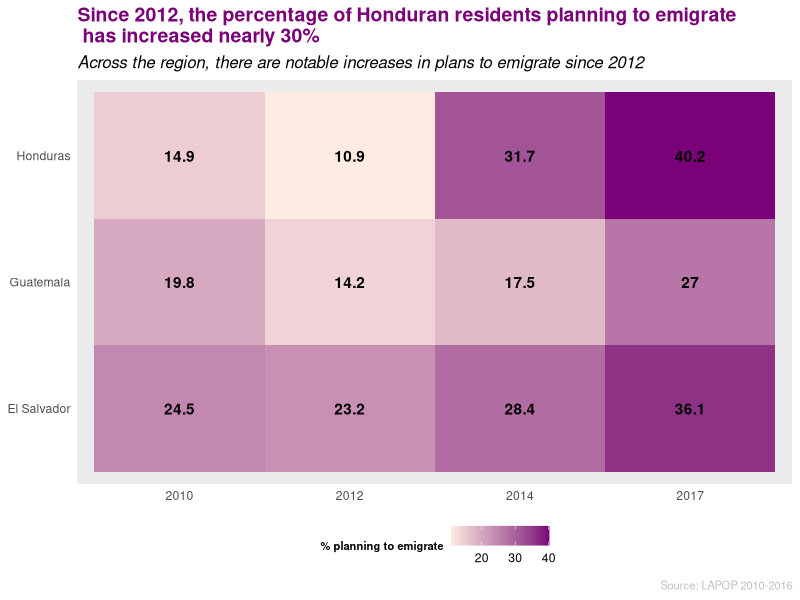

Here is the R script that generated this plot:
# Heatmap of percent of people willing to emigrate per country over time
### Might want to consider doing it for provinces

## Read in data
install.packages("ggplot2")
install.packages("tidyverse")

library(tidyverse)
library(gtools)

els <- read.csv('Data/elsLAPOP.csv', encoding = 'latin1')
guate <- read.csv('Data/guateLAPOP.csv', encoding='latin1')
hond <- read.csv('Data/hondLAPOP.csv', encoding='latin1')

els$pais[els$pais==3] <- "El Salvador"
guate$pais[guate$pais==2] <- "Guatemala"
hond$pais[hond$pais==4] <- "Honduras"

cols_to_keep <- intersect(colnames(els), colnames(guate))
g <- guate[, cols_to_keep, drop=FALSE]
e <- els[, cols_to_keep, drop=FALSE]
bind <- smartbind(g, e)
cols_to_keep <- intersect(colnames(bind), colnames(hond))
h <- hond[, cols_to_keep, drop=FALSE]
b <- bind[, cols_to_keep, drop=FALSE]
final <- smartbind(h, b)

rm(cols_to_keep, g, e, h, b, bind)

## Get the data ready: Year, Country, and Percent Wanting to Emigrate

inter <- final %>% 
  select(year, pais, q14) %>%
  group_by(year, pais) %>%
  add_tally() %>%
  add_count(q14)

inter$perc <- (inter$nn / inter$n) * 100

to_graph <- inter %>%
  select(year, pais, perc, q14) %>%
  group_by(year, pais) %>%
  arrange(q14) %>%    
  slice(1)

## Put into a heatmap

mario_theme <- theme(text = element_text(family='sans'),
                     plot.title = element_text(color='#7a0177', size=14, face='bold'),
                     plot.subtitle = element_text(color='black', size=12, face='italic'), 
                     axis.title.x = element_text(color='black', size=10),
                     axis.title.y = element_text(color='black', size=10), 
                     plot.caption = element_text(color='grey', size=8),
                     legend.title = element_text(face='bold', size=8),
                     legend.position = 'bottom', legend.direction = 'horizontal', legend.box = 'horizontal', 
                     legend.key.size = unit(0.5, 'cm')) 

mario_scale_cont <- scale_fill_gradient(low='#feebe2', high='#7a0177')

plot <- ggplot(to_graph, aes(x=as.factor(year), y=pais, fill=perc)) + geom_tile(aes(fill=perc)) + geom_text(aes(label=round(perc, 1), fontface='bold')) + mario_scale_cont 
labels <- labs(title = 'Since 2012, the percentage of Honduran residents planning to emigrate \n has increased nearly 30%',
               subtitle = 'Across the region, there are notable increases in plans to emigrate since 2012',
               caption = 'Source: LAPOP 2010-2016',
               x = 'Year',
               y = 'Country',
               fill = '% planning to emigrate')
update_theme <- theme(axis.title.x = element_blank(),
                      axis.title.y = element_blank(),
                      panel.grid = element_blank(), 
                      axis.ticks = element_blank())

plot + labels + mario_theme + update_theme

